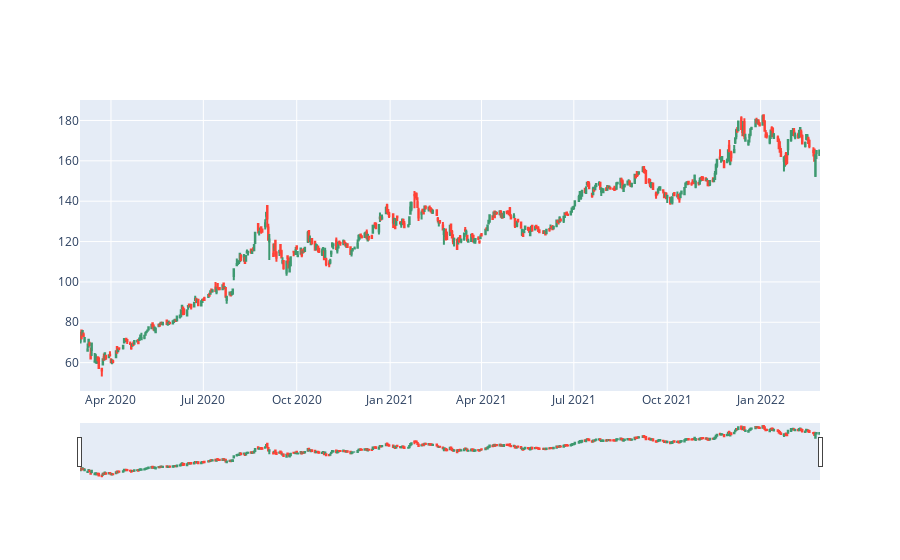

Notebook code for this chart:
### Markdown cell above
#### candlestick chart

### Code cell
#  let’s visualize a candlestick chart 
    # to see the trends in the open, high, low, and close prices of Apple
    
import plotly.graph_objects as go
figure = go.Figure(data=[go.Candlestick(x = data.index,
                                        open = data["Open"],
                                        high = data["High"],
                                        low = data["Low"],
                                        close = data["Close"]
                                       )])
figure

### Figure 1 — Plotly figure (JSON) as saved in the notebook; plotly's stock layout.template omitted (floating-point values rounded to 4 significant figures; data arrays with more than 128 entries replaced by an {"elided": "..."} marker saying what was removed)
{"data": [{"close": {"elided": "504 float values"}, "high": {"elided": "504 float values"}, "low": {"elided": "504 float values"}, "open": {"elided": "504 float values"}, "type": "candlestick", "x": {"elided": "504 str values"}}], "layout": {}}
